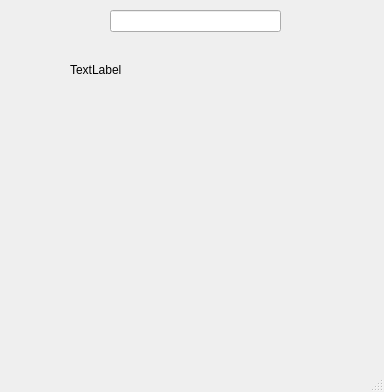
<?xml version="1.0" encoding="UTF-8"?>
<ui version="4.0">
 <class>MainWindow</class>
 <widget class="QMainWindow" name="MainWindow">
  <property name="geometry">
   <rect>
    <x>0</x>
    <y>0</y>
    <width>384</width>
    <height>392</height>
   </rect>
  </property>
  <property name="windowTitle">
   <string>MainWindow</string>
  </property>
  <widget class="QWidget" name="centralwidget">
   <widget class="QLabel" name="label">
    <property name="geometry">
     <rect>
      <x>70</x>
      <y>60</y>
      <width>231</width>
      <height>20</height>
     </rect>
    </property>
    <property name="text">
     <string>TextLabel</string>
    </property>
   </widget>
   <widget class="QLineEdit" name="lineEdit">
    <property name="geometry">
     <rect>
      <x>110</x>
      <y>10</y>
      <width>171</width>
      <height>22</height>
     </rect>
    </property>
   </widget>
  </widget>
  <widget class="QMenuBar" name="menubar">
   <property name="geometry">
    <rect>
     <x>0</x>
     <y>0</y>
     <width>384</width>
     <height>22</height>
    </rect>
   </property>
  </widget>
  <widget class="QStatusBar" name="statusbar"/>
 </widget>
 <resources/>
 <connections/>
</ui>
